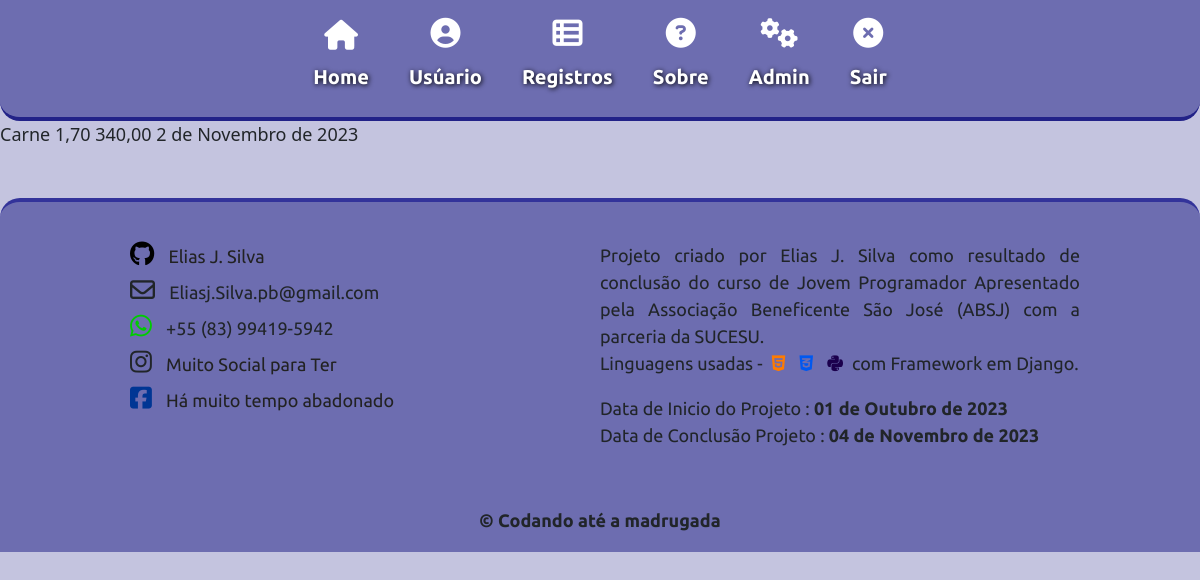
The page /Perfil/Produto/2/ (signed in) on the database its author committed.
### inventario/models.py (models this page shows, shortened)
class Produto(models.Model):
    user = models.ForeignKey(get_user_model(), on_delete=models.CASCADE)
    produto = models.CharField(max_length=100)
    valorBase = models.DecimalField(max_digits=10, decimal_places=2, default=1.70)
    valorTotal = models.DecimalField(max_digits=10, decimal_places=2, blank=True, default=0)
    create = models.DateField(auto_now_add=True)
    notes = models.TextField(blank=True, null=True)
    class Meta:
        ordering = ['-valorTotal']

### inventario/views.py (the view)
# urls.py: path('Perfil/Produto/<int:id>/', views.produtoView, name='produtoView'),
@login_required
def produtoView(request, id):
    pView = models.Produto.objects.get(id=id)
    return render(request, 'inventario/produtoView.html', {'pView':pView})

### templates/inventario/produtoView.html (shortened to what this page needs)
{% extends 'home.html' %}
{% load static %}
{% block content %}
{{ pView.produto }}
{{ pView.valorBase }}
{{ pView.valorTotal }}
{{ pView.create }}
{% endblock %}

### static/css/styles.css (style rules this page uses)
* { margin: 0; padding: 0; box-sizing: border-box; font-size: 18px; font-family: 'Ubuntu', sans-serif; }
body { background-color: #2284; }

### rows shown on the page
Produto: produto "Carne", valorBase "1,70", valorTotal "340,00", create "2 de Novembro de 2023"
